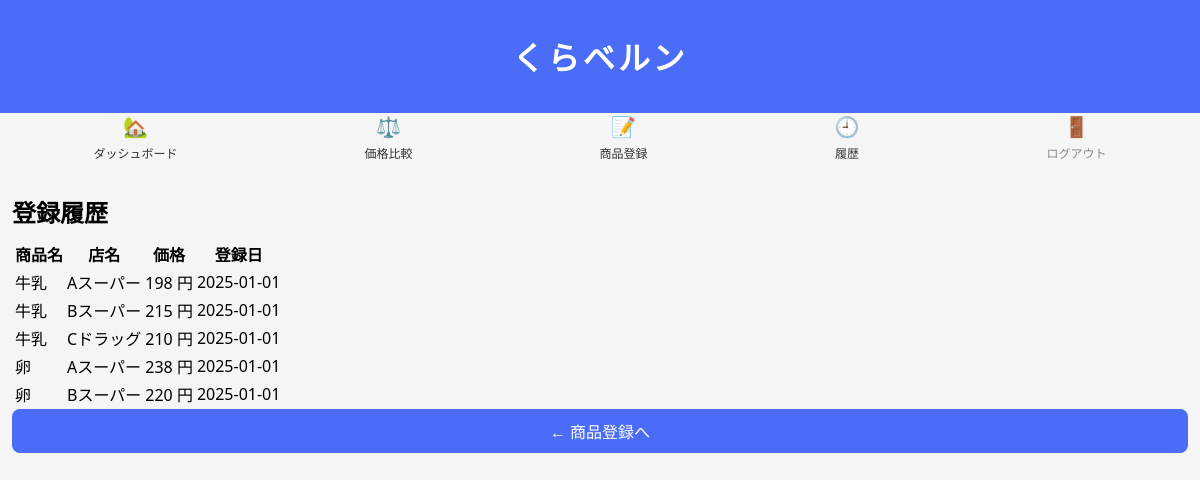
Page /history (signed in) on the earlier database version.
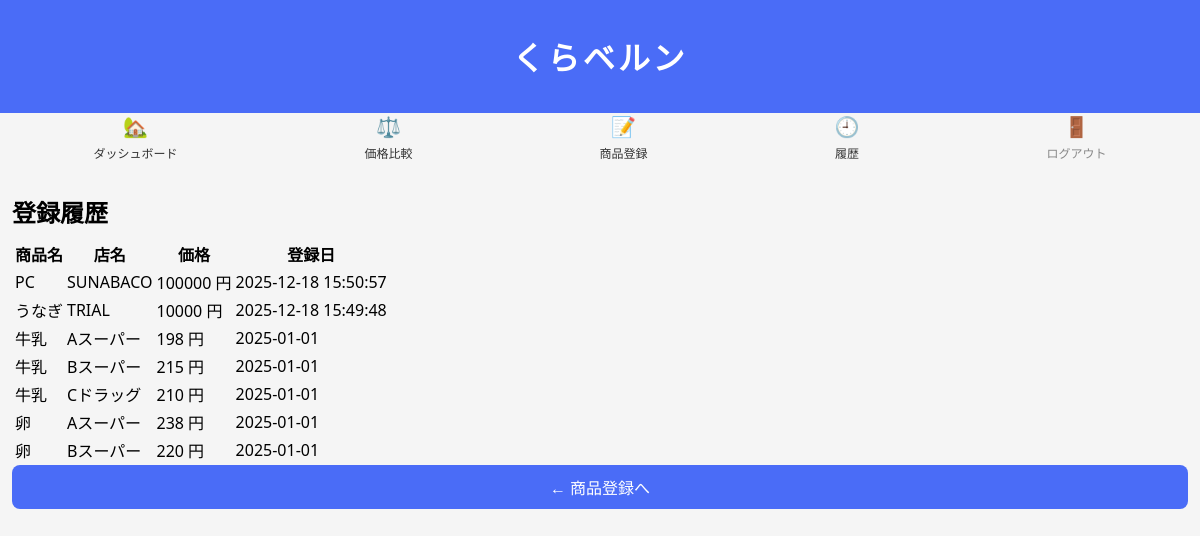
Same page on the later database version.
### tables this page shows
CREATE TABLE prices (
  id INTEGER PRIMARY KEY AUTOINCREMENT,
  item_id INTEGER NOT NULL,
  store_id INTEGER NOT NULL,
  price INTEGER NOT NULL,
  created_at TEXT NOT NULL,
  FOREIGN KEY (item_id) REFERENCES items(id),
  FOREIGN KEY (store_id) REFERENCES stores(id)
);

CREATE TABLE items (
  id INTEGER PRIMARY KEY AUTOINCREMENT,
  name TEXT NOT NULL
);

CREATE TABLE stores (
  id INTEGER PRIMARY KEY AUTOINCREMENT,
  name TEXT NOT NULL
);

### app.py (the view)
@app.route("/history")
def history():
    if not session.get("logged_in"):
        return redirect(url_for("login"))
    conn = get_db_connection()
    rows = conn.execute(
        """
        SELECT
            i.name AS item_name,
            s.name AS shop_name,
            p.price,
            p.created_at
        FROM prices p
        JOIN items i ON p.item_id = i.id
        JOIN stores s ON p.store_id = s.id
        ORDER BY p.created_at DESC
        """
    ).fetchall()
    conn.close()
    return render_template("history.html", rows=rows)

### app.py (called while the page is built)
def get_db_connection():
    conn = sqlite3.connect("db/comparison_app.db")
    conn.row_factory = sqlite3.Row
    return conn

### templates/history.html (shortened to what this page needs)
{% extends "base.html" %}
{% block content %}
<h2 class="page-title">登録履歴</h2>
<table>
  <tr>
    <th>商品名</th>
    <th>店名</th>
    <th>価格</th>
    <th>登録日</th>
  </tr>
  {% for row in rows %}
  <tr>
    <td>{{ row.item_name }}</td>
    <td>{{ row.shop_name }}</td>
    <td>{{ row.price }} 円</td>
    <td>{{ row.created_at }}</td>
  </tr>
  {% endfor %}
</table>
<a href="/add" class="btn">← 商品登録へ</a>
{% endblock %}

### templates/base.html (shortened to what this page needs)
<!DOCTYPE html>
<html lang="ja">
<head>
  <link rel="stylesheet" href="{{ url_for('static', filename='css/style.css') }}">
</head>
<body>
<header class="header">
  <h1 class="app-title">くらベルン</h1>
</header>
<nav class="nav">
  <a href="/dashboard">🏡<span>ダッシュボード</span></a>
  <a href="/compare">⚖️<span>価格比較</span></a>
  <a href="/add">📝<span>商品登録</span></a>
  <a href="/history">🕘<span>履歴</span></a>
  {% if session.get("logged_in") %}
    <a href="/logout" class="logout">🚪<span>ログアウト</span></a>
  {% endif %}
</nav>
<main class="container">
  {% block content %}{% endblock %}
</main>
</body>
</html>

### static/css/style.css (style rules this page uses)
body { margin: 0; font-family: system-ui, sans-serif; background: #f5f5f5; }
.header { background: #4a6cf7; color: white; padding: 12px; text-align: center; }
.nav { display: flex; justify-content: space-around; align-items: center; }
.nav a { text-decoration: none; font-size: 20px; color: #333; display: flex; flex-direction: column; align-items: center; gap: 4px; }
.nav a span { font-size: 12px; }
.nav a.logout { color: #888; }
.container { padding: 12px; }
.page-title { margin-bottom: 10px; }
.btn { display: block; text-align: center; padding: 10px; background: #4a6cf7; color: white; border-radius: 8px; text-decoration: none; }
.app-title { letter-spacing: 0.1em; font-weight: 700; }

Differences in the rows shown:
added prices: item_name "PC", shop_name "SUNABACO", price "100000", created_at "2025-12-18 15:50:57"
added prices: item_name "うなぎ", shop_name "TRIAL", price "10000", created_at "2025-12-18 15:49:48"
